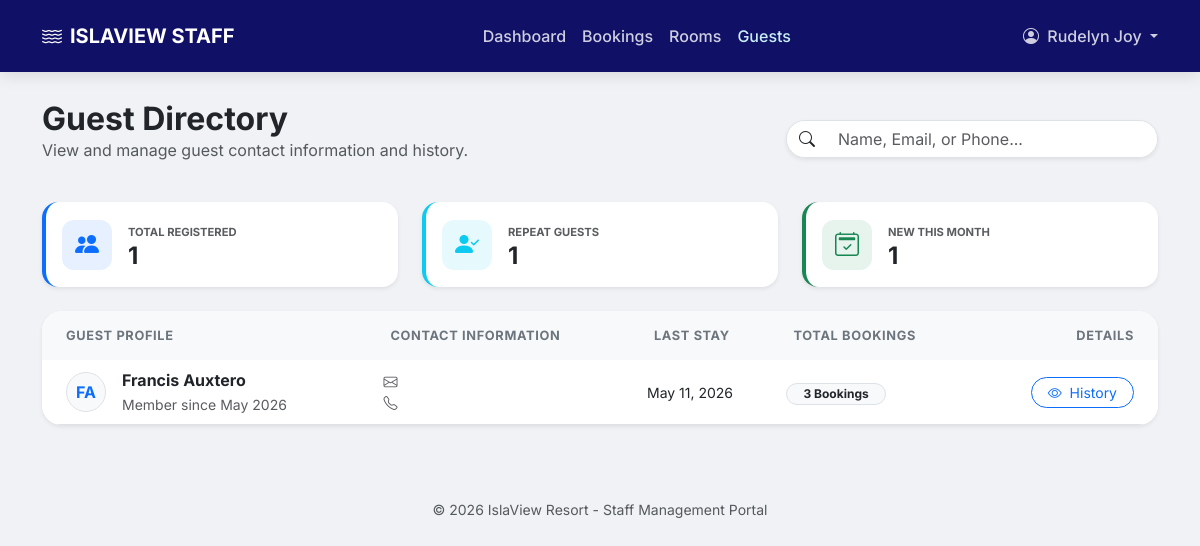
The app's page /staff/guests.php (signed in) with its own data.
### tables this page shows
CREATE TABLE `guests` (
  `guest_id` int(10) UNSIGNED NOT NULL,
  `user_id` int(10) UNSIGNED DEFAULT NULL,
  `first_name` varchar(80) NOT NULL,
  `last_name` varchar(80) NOT NULL,
  `email` varchar(191) DEFAULT NULL,
  `phone` varchar(20) DEFAULT NULL,
  `address` text DEFAULT NULL,
  `id_type` varchar(50) DEFAULT NULL,
  `id_number` varchar(100) DEFAULT NULL,
  `nationality` varchar(80) DEFAULT NULL,
  `date_of_birth` date DEFAULT NULL,
  `special_requests` text DEFAULT NULL,
  `notes` text DEFAULT NULL,
  `is_vip` tinyint(1) NOT NULL DEFAULT 0,
  `created_at` datetime NOT NULL DEFAULT current_timestamp()
);

### staff/guests.php (the view, shortened to what this page needs)
<?php include 'components/header.php'; ?>
<?php include 'components/navbar.php'; ?>
<main class="container main-container">
    <div class="d-flex justify-content-between align-items-center mb-4">
        <div>
            <h2 class="fw-bold text-dark m-0">Guest Directory</h2>
            <p class="text-muted">View and manage guest contact information and history.</p>
        </div>
        <div class="col-md-4">
            <form action="" method="GET">
                <div class="input-group shadow-sm rounded-pill overflow-hidden border">
                    <span class="input-group-text bg-white border-0"><i class="bi bi-search"></i></span>
                    <input type="text" name="search" class="form-control border-0" placeholder="Name, Email, or Phone..." value="<?php echo $_GET['search'] ?? ''; ?>">
                </div>
            </form>
        </div>
    </div>
    <div class="row g-4 mb-4">
        <div class="col-md-4">
            <div class="card border-0 shadow-sm rounded-4 p-3 bg-white border-start border-primary border-4">
                <div class="d-flex align-items-center">
                    <div class="icon-box bg-primary bg-opacity-10 text-primary me-3">
                        <i class="bi bi-people-fill"></i>
                    </div>
                    <div>
                        <small class="text-muted text-uppercase fw-bold" style="font-size: 0.7rem;">Total Registered</small>
                        <?php $total = $conn->query("SELECT COUNT(*) as t FROM guests")->fetch_assoc(); ?>
                        <h4 class="fw-bold mb-0"><?php echo $total['t']; ?></h4>
                    </div>
                </div>
            </div>
        </div>
        <div class="col-md-4">
            <div class="card border-0 shadow-sm rounded-4 p-3 bg-white border-start border-info border-4">
                <div class="d-flex align-items-center">
                    <div class="icon-box bg-info bg-opacity-10 text-info me-3">
                        <i class="bi bi-person-check-fill"></i>
                    </div>
                    <div>
                        <small class="text-muted text-uppercase fw-bold" style="font-size: 0.7rem;">Repeat Guests</small>
                        <?php
                        $repeat = $conn->query("SELECT COUNT(*) as t FROM (SELECT guest_id FROM bookings GROUP BY guest_id HAVING COUNT(booking_id) > 1) as sub")->fetch_assoc();
                        ?>
                        <h4 class="fw-bold mb-0"><?php echo $repeat['t']; ?></h4>
                    </div>
                </div>
            </div>
        </div>
        <div class="col-md-4">
            <div class="card border-0 shadow-sm rounded-4 p-3 bg-white border-start border-success border-4">
                <div class="d-flex align-items-center">
                    <div class="icon-box bg-success bg-opacity-10 text-success me-3">
                        <i class="bi bi-calendar2-check"></i>
                    </div>
                    <div>
                        <small class="text-muted text-uppercase fw-bold" style="font-size: 0.7rem;">New This Month</small>
                        <?php
                        $month = date('m');
                        $new = $conn->query("SELECT COUNT(*) as t FROM guests WHERE MONTH(created_at) = '$month'")->fetch_assoc();
                        ?>
                        <h4 class="fw-bold mb-0"><?php echo $new['t']; ?></h4>
                    </div>
                </div>
            </div>
        </div>
    </div>
    <div class="card table-card shadow-sm">
        <div class="table-responsive">
            <table class="table table-hover align-middle mb-0">
                <thead>
                    <tr>
                        <th class="ps-4">Guest Profile</th>
                        <th>Contact Information</th>
                        <th>Last Stay</th>
                        <th>Total Bookings</th>
                        <th class="pe-4 text-end">Details</th>
                    </tr>
                </thead>
                <tbody>
                    <?php
                    $search_query = "";
                    $sql = "SELECT g.*,
                            (SELECT COUNT(booking_id) FROM bookings WHERE guest_id = g.guest_id) as booking_count,
                            (SELECT MAX(check_in_date) FROM bookings WHERE guest_id = g.guest_id) as last_stay
                            FROM guests g
                            $search_query
                            ORDER BY g.last_name ASC";
                    $res = $conn->query($sql);
                    if($res->num_rows > 0):
                        while($row = $res->fetch_assoc()):
                    ?>
                    <tr>
                        <td class="ps-4">
                            <div class="d-flex align-items-center">
                                <div class="avatar-circle me-3 bg-light text-primary fw-bold d-flex align-items-center justify-content-center rounded-circle" style="width: 40px; height: 40px; border: 1px solid #dee2e6;">
                                    <?php echo substr($row['first_name'], 0, 1) . substr($row['last_name'], 0, 1); ?>
                                </div>
                                <div>
                                    <div class="fw-bold text-dark"><?php echo $row['first_name'] . " " . $row['last_name']; ?></div>
                                    <small class="text-muted">Member since <?php echo date('M Y', strtotime($row['created_at'])); ?></small>
                                </div>
                            </div>
                        </td>
                        <td>
                            <div class="small"><i class="bi bi-envelope me-2 text-muted"></i><?php echo $row['email']; ?></div>
                            <div class="small"><i class="bi bi-telephone me-2 text-muted"></i><?php echo $row['phone']; ?></div>
                        </td>
                        <td>
                            <?php if($row['last_stay']): ?>
                                <span class="small text-dark"><?php echo date('M d, Y', strtotime($row['last_stay'])); ?></span>
                            <?php else: ?>
                                <span class="text-muted small">No stays yet</span>
                            <?php endif; ?>
                        </td>
                        <td>
                            <span class="badge bg-light text-dark border rounded-pill px-3">
                                <?php echo $row['booking_count']; ?> Bookings
                            </span>
                        </td>
                        <td class="pe-4 text-end">
                            <a href="view_guest.php?id=<?php echo $row['guest_id']; ?>" class="btn btn-outline-primary btn-sm rounded-pill px-3">
                                <i class="bi bi-eye me-1"></i> History
                            </a>
                        </td>
                    </tr>
                    <?php
                        endwhile;
                    else:
                        echo "<tr><td colspan='5' class='text-center py-5 text-muted'>No guests found in the directory.</td></tr>";
                    endif;
                    ?>
                </tbody>
            </table>
        </div>
    </div>
</main>
<?php include 'components/footer.php'; ?>

### staff/components/header.php (style rules this page uses)
:root { --primary-blue: #0077b6; --deep-ocean: #03045e; }
body { font-family: 'Inter', sans-serif; background-color: #f0f2f5; }
.icon-box { width: 50px; height: 50px; background: rgba(255,255,255,0.2); border-radius: 12px; display: flex; align-items: center; justify-content: center; font-size: 1.5rem; }
.main-container { margin-top: 100px; padding-bottom: 50px; }
.table-card { border: none; border-radius: 20px; overflow: hidden; background: white; box-shadow: 0 4px 15px rgba(0,0,0,0.05); }
.table thead th { background-color: #f8f9fa; text-transform: uppercase; font-size: 0.8rem; letter-spacing: 0.05em; color: #6c757d; border: none; padding: 15px; }

### records on screen
guests: first_name "F", last_name "A", first_name "Francis", last_name "Auxtero", created_at "May 2026", last_stay "May 11, 2026", booking_count "3"

### other values on screen
$staff_name "Rudelyn Joy"
$total['t'] "1"
$repeat['t'] "1"
$new['t'] "1"
